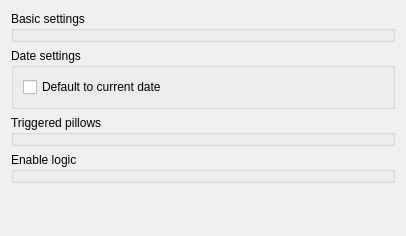
<?xml version="1.0" encoding="UTF-8"?>
<ui version="4.0">
 <class>ILineEdit</class>
 <widget class="QWidget" name="ILineEdit">
  <property name="geometry">
   <rect>
    <x>0</x>
    <y>0</y>
    <width>406</width>
    <height>236</height>
   </rect>
  </property>
  <property name="windowTitle">
   <string>LineEdit preferences</string>
  </property>
  <layout class="QVBoxLayout" name="verticalLayout">
   <item>
    <widget class="GroupBox" name="groupBox">
     <property name="title">
      <string>Basic settings</string>
     </property>
     <property name="template" stdset="0">
      <string>inspector-groupbox-roomandpath</string>
     </property>
    </widget>
   </item>
   <item>
    <widget class="QGroupBox" name="groupBox_4">
     <property name="title">
      <string>Date settings</string>
     </property>
     <layout class="QVBoxLayout" name="verticalLayout_2">
      <item>
       <widget class="CheckBox" name="checkBox">
        <property name="text">
         <string>Default to current date</string>
        </property>
        <property name="template" stdset="0">
         <string>inspector-defaulttonow</string>
        </property>
       </widget>
      </item>
     </layout>
    </widget>
   </item>
   <item>
    <widget class="GroupBox" name="groupBox_3">
     <property name="title">
      <string>Triggered pillows</string>
     </property>
     <property name="template" stdset="0">
      <string>inspector-groupbox-triggeredpillows</string>
     </property>
    </widget>
   </item>
   <item>
    <widget class="GroupBox" name="groupBox_2">
     <property name="title">
      <string>Enable logic</string>
     </property>
     <property name="template" stdset="0">
      <string>inspector-groupbox-enablelogic</string>
     </property>
    </widget>
   </item>
   <item>
    <spacer name="verticalSpacer">
     <property name="orientation">
      <enum>Qt::Vertical</enum>
     </property>
     <property name="sizeHint" stdset="0">
      <size>
       <width>20</width>
       <height>40</height>
      </size>
     </property>
    </spacer>
   </item>
  </layout>
 </widget>
 <customwidgets>
  <customwidget>
   <class>CheckBox</class>
   <extends>QCheckBox</extends>
   <header>wallaby.frontends.qt.widgets.buttons.checkBox</header>
  </customwidget>
  <customwidget>
   <class>GroupBox</class>
   <extends>QGroupBox</extends>
   <header>wallaby.frontends.qt.widgets.containers.groupBox</header>
  </customwidget>
 </customwidgets>
 <resources/>
 <connections/>
</ui>
